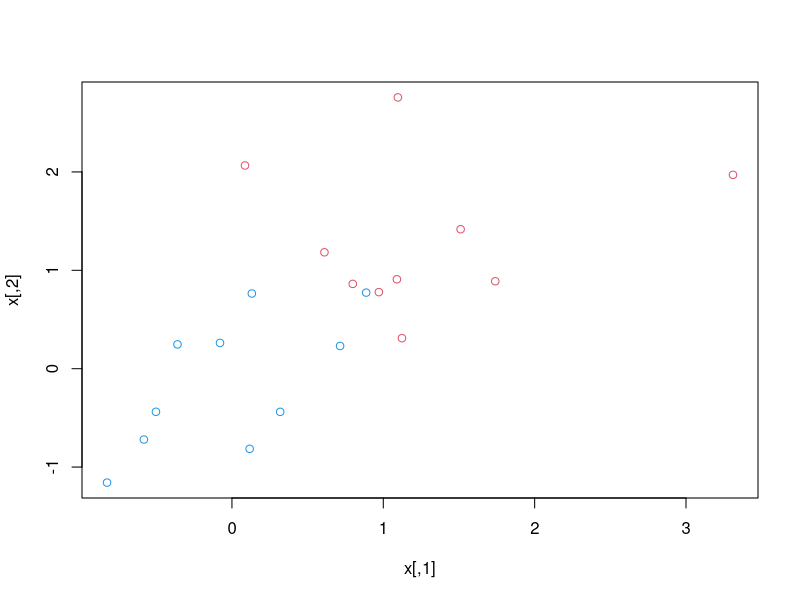
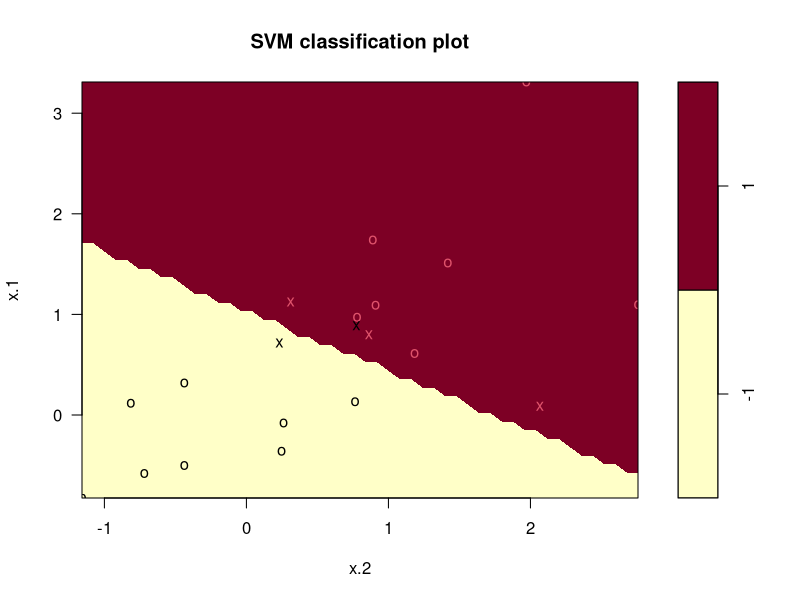

Write the R code that produced these figures, in order.
# Tugas 1
# Construct a linearly seperable dataset on 2-D plane
set.seed(100)
x=matrix(rnorm(20*2), ncol=2)
y=c(rep(-1,10),rep(1,10))
x[y==1,]=x[y==1,]+1

plot(x, col=(3-y))

dat=data.frame(x=x,y=as.factor(y))

# Load the libsvm R interface
# Use Liblinear for very large problem
library('e1071')

svmfit=svm(y ~ ., data=dat, kernel='linear', cost=10, scale=FALSE)
plot(svmfit,dat)
svmfit$index
summary(svmfit)

# Find optimal tuning parameter
set.seed (1)
tune.out=tune(svm,y ~ .,data=dat, kernel="linear", ranges = list(cost=c(0.001, 0.01, 0.1, 1,5, 10, 100)))
bestmod=tune.out$best.model
summary(bestmod)

# Construct the best data
xtest=matrix(rnorm(20*2), ncol=2)
ytest=sample(c(-1,1), 20, rep=TRUE)
xtest[ytest==1,]=xtest[ytest==1,]+1
testdat=data.frame(x=xtest, y=as.factor(ytest))

ypred=predict(bestmod, testdat)
#confusion matrix
table(predict=ypred, truth=testdat$y)

tbl = table(predict=ypred, truth=testdat$y)

tp = as.vector(tbl[4])
tp
fn = as.vector(tbl[3])
fn
fp = as.vector(tbl[2])
fp
tn = as.vector(tbl[1])
tn

sum_all = tn + fn + fp + tp
sum_all

accuracy = (tp + tn )/sum_all
accuracy
error_rate = (fp + fn)/sum_all
error_rate
sensitivity = tp/(tp + fn)
sensitivity
specificity = tn/(fp + tn)
specificity
precision = tp/(tp + fp)
precision
recall = tp/(tp + fn)
recall
f_measure = (2*precision*recall)/(precision+recall)
f_measure
